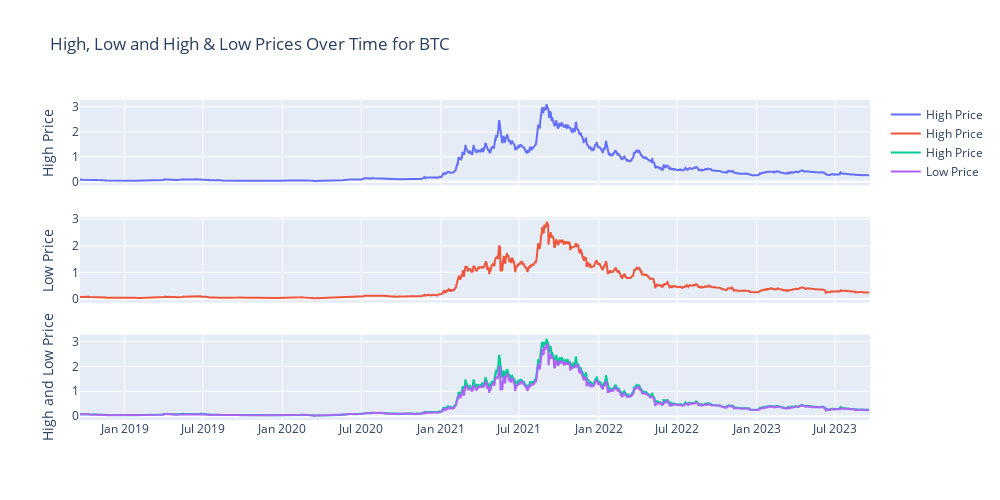

The cell this chart's notebook holds for it:
### Markdown cell above
### Now, creating plots for High and Low Column Values

#### These are subplots

### Code cell
#Creating Subplots for high and low columns

fig = make_subplots(rows=3, cols=1, shared_xaxes=True, vertical_spacing=0.1)

# Second subplot (High Price)
fig.add_trace(go.Scatter(x=ADA['Date'], y=ADA['High'], mode='lines', name='High Price'), row=1, col=1)
fig.update_yaxes(title_text="High Price", row=1, col=1)

# Third subplot (Low Price)
fig.add_trace(go.Scatter(x=ADA['Date'], y=ADA['Low'], mode='lines', name='High Price'), row=2, col=1)
fig.update_yaxes(title_text="Low Price", row=2, col=1)

# Fourth subplot(High and Low Prices)
fig.add_trace(go.Scatter(x=ADA['Date'], y=ADA['High'], mode='lines', name='High Price'), row=3, col=1)
fig.add_trace(go.Scatter(x=ADA['Date'], y=ADA['Low'], mode='lines', name='Low Price'), row=3, col=1)
fig.update_yaxes(title_text="High and Low Price", row=3, col=1)

# setting up the title and size of the graph
fig.update_layout(title_text="High, Low and High & Low Prices Over Time for BTC",
    height=500,  # Set the height
    width=1000) # width
fig.show()

### Figure 1 — Plotly figure (JSON) as saved in the notebook; plotly's stock layout.template omitted (floating-point values rounded to 4 significant figures; data arrays with more than 128 entries replaced by an {"elided": "..."} marker saying what was removed)
{"data": [{"mode": "lines", "name": "High Price", "type": "scatter", "x": {"elided": "1827 str values"}, "xaxis": "x", "y": {"elided": "1827 float values"}, "yaxis": "y"}, {"mode": "lines", "name": "High Price", "type": "scatter", "x": {"elided": "1827 str values"}, "xaxis": "x2", "y": {"elided": "1827 float values"}, "yaxis": "y2"}, {"mode": "lines", "name": "High Price", "type": "scatter", "x": {"elided": "1827 str values"}, "xaxis": "x3", "y": {"elided": "1827 float values"}, "yaxis": "y3"}, {"mode": "lines", "name": "Low Price", "type": "scatter", "x": {"elided": "1827 str values"}, "xaxis": "x3", "y": {"elided": "1827 float values"}, "yaxis": "y3"}], "layout": {"height": 500, "title": {"text": "High, Low and High & Low Prices Over Time for BTC"}, "width": 1000, "xaxis": {"anchor": "y", "domain": [0, 1], "matches": "x3", "showticklabels": false}, "xaxis2": {"anchor": "y2", "domain": [0, 1], "matches": "x3", "showticklabels": false}, "xaxis3": {"anchor": "y3", "domain": [0, 1]}, "yaxis": {"anchor": "x", "domain": [0.7333, 1], "title": {"text": "High Price"}}, "yaxis2": {"anchor": "x2", "domain": [0.3667, 0.6333], "title": {"text": "Low Price"}}, "yaxis3": {"anchor": "x3", "domain": [0, 0.2667], "title": {"text": "High and Low Price"}}}}
